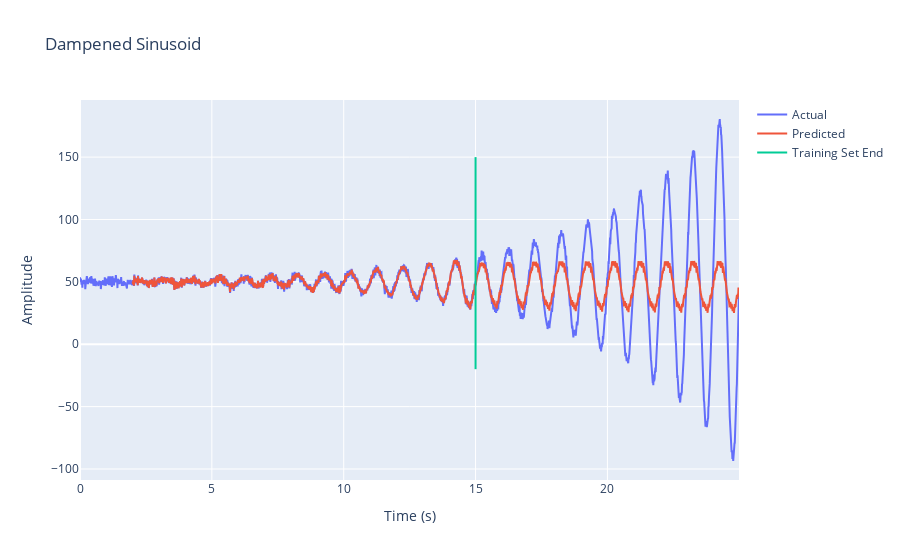

Notebook source saved alongside this figure:
### Code cell
plot_results(t, y, y_pred, MAX_INDEX_TEST, MAX_INDEX_TRAIN, TS_LENGTH)

### Figure 1 — Plotly figure (JSON) as saved in the notebook; plotly's stock layout.template omitted (floating-point values rounded to 4 significant figures; data arrays with more than 128 entries replaced by an {"elided": "..."} marker saying what was removed)
{"data": [{"mode": "lines", "name": "Actual", "type": "scatter", "x": {"elided": "2500 float values"}, "y": {"elided": "2500 float values"}}, {"mode": "lines", "name": "Predicted", "type": "scatter", "x": {"elided": "2300 float values"}, "y": {"elided": "2300 float values"}}, {"mode": "lines", "name": "Training Set End", "type": "scatter", "x": [15, 15], "y": [-20, 150]}], "layout": {"title": {"text": "Dampened Sinusoid"}, "xaxis": {"title": {"text": "Time (s)"}}, "yaxis": {"title": {"text": "Amplitude"}}}}
